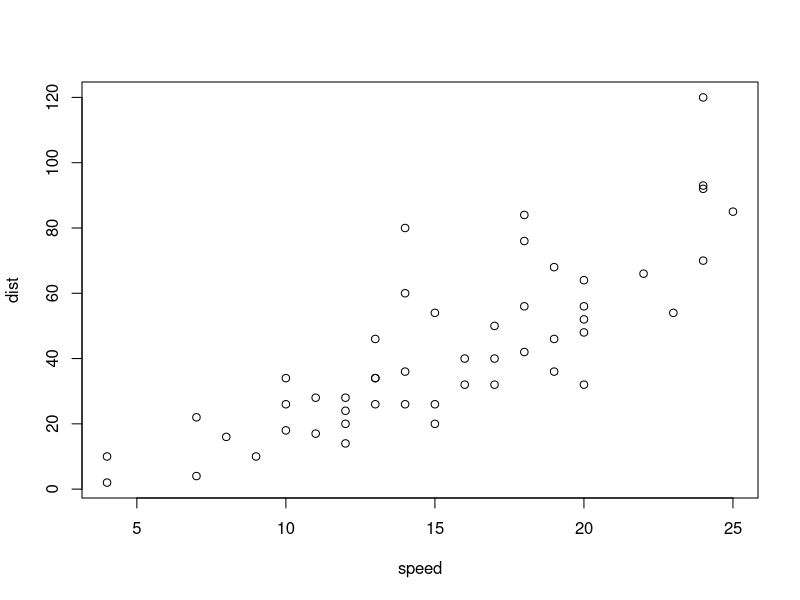
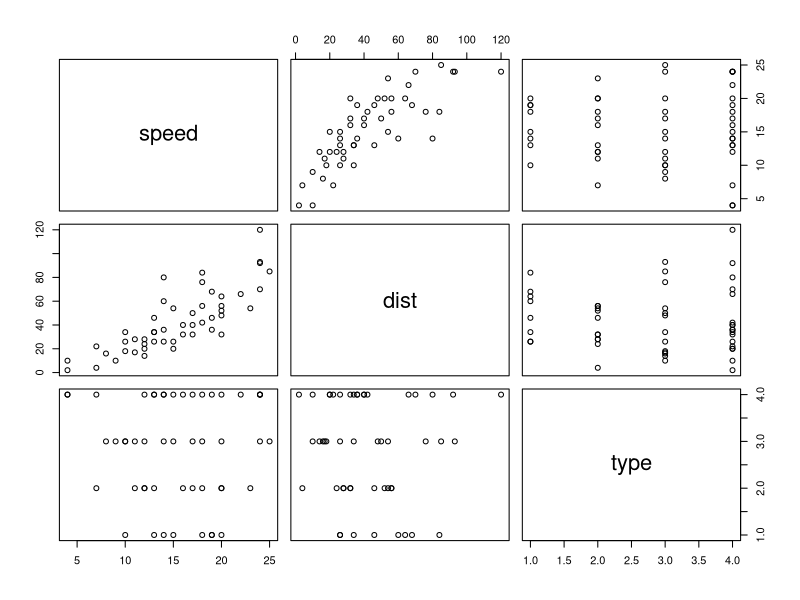
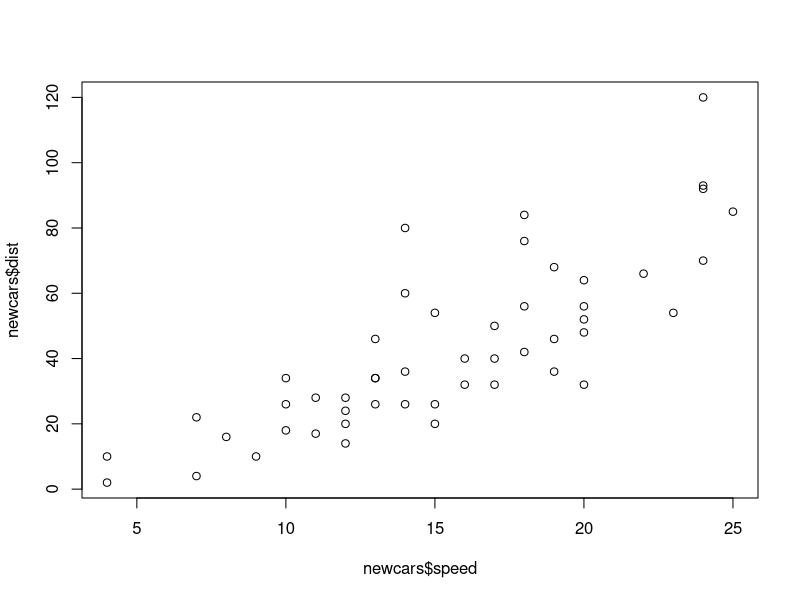
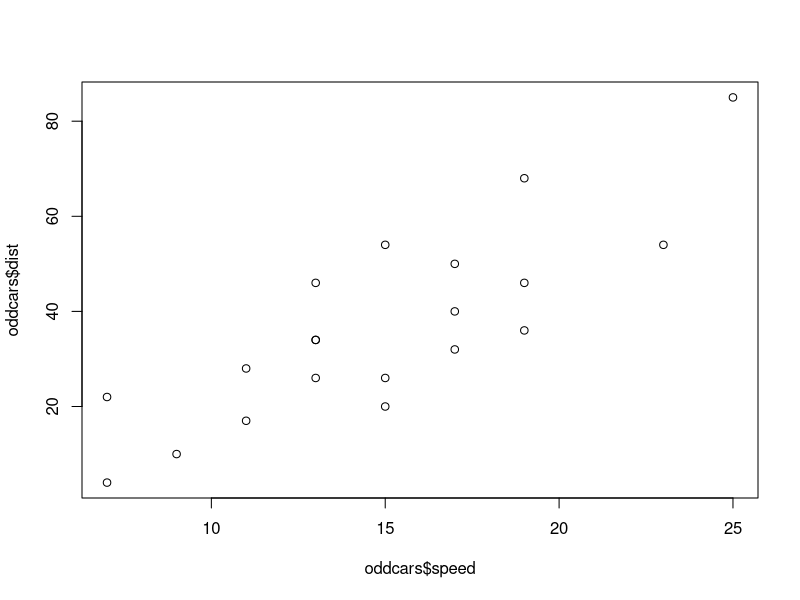

These charts were generated, in order, by the following R code: (Note: this script raises an error after producing the figures.)
## ---- chunk 1
setwd("~/work/projects/nmsds/guides/R_intro/")
## ---- chunk 2
newcars = read.table("newcars.txt")
## ---- chunk 3
newcars
## ---- chunk 4
n = nrow(newcars)
## ---- chunk 5
summary(newcars)
## ---- chunk 6
colnames(newcars)
rownames(newcars)
## ---- chunk 7
plot(cars)
## ---- chunk 8
plot(newcars)
## ---- chunk 9
plot(newcars$speed, newcars$dist)
## ---- chunk 10
x = 5
x %% 2
x %% 2 == 0
## ---- chunk 11
oddcars = subset(newcars, newcars$speed %% 2 == 1)
oddcars
## ---- chunk 12
summary(oddcars)
plot(oddcars$speed, oddcars$dist)
## ---- chunk 13
set.seed(1) # Get rid of this to get a new data set each time.
runif(4, min=-1, max=1) # Generate 4 random floating point numbers between -1 and 1.
rnorm(3) # Generate 3 floating point numbers from the N(0,1) distribution
rnorm(5, mean=70, sd=10) # Generate 5 floating point numbers from the N(70,10) distribution
sample(1:10, 4) # Generate 4 integers between 1 and 10 without replacement
## ---- chunk 14
set.seed(42)
newcars = cars
newcars$type = sample(1:4, nrow(newcars), replace=TRUE)

write.csv(newcars, file="newcars.csv")
write.table(newcars, file="newcars.txt")
